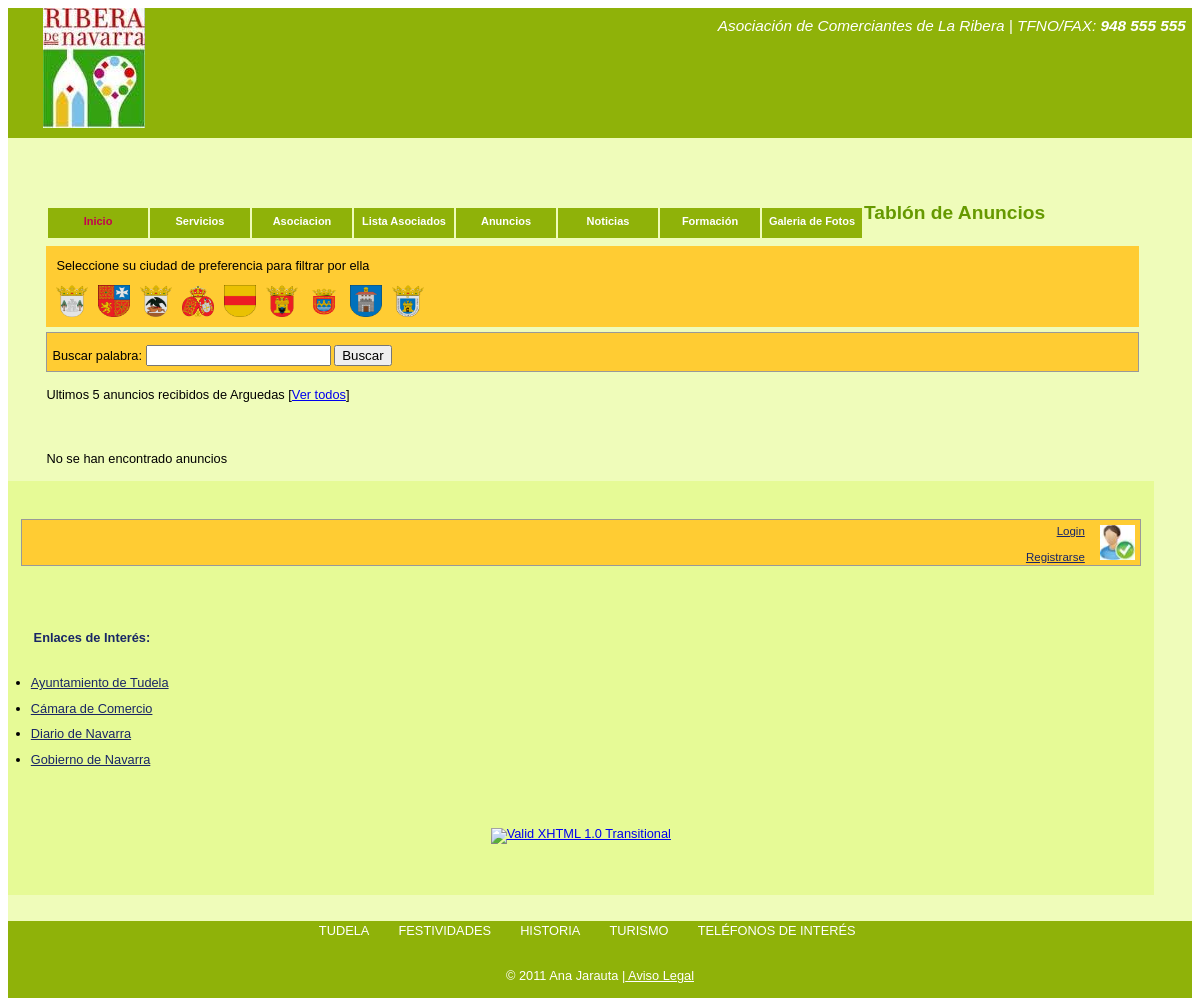
/Trabajo3/anuncios.php?ciudad=1, run on the app's committed database.
### tables this page shows
CREATE TABLE IF NOT EXISTS `ciudades` (
  `id_ciudad` int(10) unsigned NOT NULL AUTO_INCREMENT,
  `nombre_ciudad` varchar(150) NOT NULL,
  `imagen_ciudad` varchar(100) NOT NULL,
  PRIMARY KEY (`id_ciudad`)
);

### Trabajo3/librerias/recuadro_banderas_ciudad.php (the view)
<?php
if  (!isset($_COOKIE["ciudad_preferida"])) {
	?>
<div id="recuadrocookieciudad">
<div class="mensaje">Seleccione su ciudad de preferencia para filtrar por ella</div>
<?php
$ssql="Select * from ciudades where imagen_ciudad<>''";
$rs_todos_ciudad=mysql_query($ssql);
while ($fila=mysql_fetch_array($rs_todos_ciudad)) {
    echo '<div class="itemciudad">';
	echo '<a href="crea_cookie_ciudad.php?id_ciudad=' .$fila["id_ciudad"]. '">';
	echo genera_imagen_ciudad($fila["imagen_ciudad"]);
	echo "</a>";
	echo "</div>";
}
?>
</div>
<?php
} else {
	echo '<div id="recuadrocookieciudad">';
	echo "Tu cookie almacenada permite ver anuncios de " .dame_nombreciudad( $_COOKIE["ciudad_preferida"]);
	echo ' [<a href="eliminar_cookie.php">Eliminar cookie</a>]';
	echo "</div>";
}
?>

### Trabajo3/plantillas/cabecera.php (shortened to what this page needs)
<!DOCTYPE html PUBLIC "-//W3C//DTD XHTML 1.0 Transitional//EN" "http://www.w3.org/TR/xhtml1/DTD/xhtml1-transitional.dtd">
<html xmlns="http://www.w3.org/1999/xhtml">
<head>
    <link href="css/jquery.lightbox-0.5.css" rel="stylesheet" type="text/css" />
   <link rel="stylesheet" media="screen,projection" type="text/css" href="<?php echo $raiz; ?>css/calendar-green.css" />
    <link rel="stylesheet" type="text/css" href="http://yui.yahooapis.com/2.5.2/build/reset-fonts-grids/reset-fonts-grids.css" />
     <link rel="stylesheet" media="screen,projection" type="text/css" href="<?php echo $raiz; ?>css/estilos2.css" />
</head>
<body id="pagini">
<div id="doc4" class="yui-t1">
  <div id="hd">
           <address class="direccion">
                   Asociaci&oacute;n de Comerciantes de La Ribera | TFNO/FAX: <strong> 948 555 555</strong>
                    <p><span id="reloj">&nbsp;</span></p>
	      </address>
        <div id="logo">&nbsp;
        </div>
        <br /> <br /> <br /> <br />
        <div id="Menu">
            <h5><span>Navegación del sitio</span></h5>
            <ul id="menu-horizontal">
                <li><a href="<?php echo $raiz; ?>index.php" id="actual" title="Inicio" accesskey="I">Inicio</a></li>
                <li><a href="<?php echo $raiz; ?>Servicios.php" title="Servicios" accesskey="S">Servicios</a></li>
                <li><a href="#" title="Asociación" accesskey="A">Asociacion</a>
                 </li>
                <li><a href="<?php echo $raiz; ?>Ver_Asociados.php" title="Lista de Socios" accesskey="L">Lista Asociados</a></li>
                <li><a href="#" title="Anuncios" accesskey="A">Anuncios</a>
                 </li>
                <li><a href="<?php echo $raiz; ?>misnews.php" title="Noticias" accesskey="N">Noticias</a></li>
                <li><a href="<?php echo $raiz; ?>formacion.php" title="Formación" accesskey="F">Formación</a></li>
                <li><a href="<?php echo $raiz; ?>galeria.php" title="Galeria" accesskey="G">Galeria de Fotos</a></li>
            </ul>
 </div>
</div>
 <div id="bd">
    <div id="yui-main">
      <div class="yui-b" id="contenido">
       <h1 class="titulo"> <?php parametro_plantilla(titulo_pagina);	?></h1>

### Trabajo3/librerias/funciones.php (shortened to what this page needs)
<?php
function parametro_plantilla($variable){
  if (isset($GLOBALS[$variable])) {
		  echo $GLOBALS[$variable];
	  } else {
		  echo "No hay dato cargado" . $variable;
	  }
}
function dame_nombreciudad($id) {
	  $sql= "Select nombre_ciudad from ciudades where id_ciudad=". $id;
	  $rs= mysql_query($sql);
	  if (mysql_numrows($rs)>0) {
	    $fila= mysql_fetch_array($rs);
	    return $fila["nombre_ciudad"];
	  }
	  	return " ciudad desconocido";
}
function genera_imagen_ciudad($archivo) {
	$nombre=explode('.',$archivo);
	$a='<img border="0" src="imagenes/' . $archivo. '" title="' . $nombre[0] . '" width="32" height="32" alt="bandera" />';
	return	 $a;
}
	function checkLogin() {
		return false;
	}
?>

### Trabajo3/anuncios.php (shortened to what this page needs)
<?php
$raiz="./";
include_once("librerias/funciones.php");
 include_once("plantillas/cabecera.php");
   include_once("librerias/recuadro_banderas_ciudad.php");
 ?>
<form action="anuncios.php" method="post">
<div id="Asociados">
Buscar palabra: <input name="palabra" id="palabra" />
<input type="submit" name="buscador" value="Buscar" />
</div>
</form>
<?php
$filtro="";
$sql="";
$start=isset($_GET["start"])?(int) $_GET["start"]:0;
$hoy=date('Y-m-d');
 if (isset($_GET["ciudad"]) && ctype_digit($_GET["ciudad"]) ) {
	   if ($filtro=="") {
		   $filtro = "  ciudades.id_ciudad=" . $_GET["ciudad"];
	   }else {
		 $filtro .= " and  ciudades.id_ciudad=". $_GET["ciudad"];
	   }
	   $ciudad=$_GET["ciudad"];
 }
  if ($sql!="") {
	  if ($filtro=="") {
		  $sql.= " order by Puntos";
	  }else {
		  $sql.= " and ". $filtro . " order by Puntos";
	  }
	 echo "<p> Anuncios que contienen la/s palabra/s " . $_POST['palabra']. '  [<a href="eliminar_cookie.php">Ver todos</a>]' . "</p> <br />";
  } else {
	   if ($filtro=="") {
		 $sql="Select * from anuncios, ciudades where fbaja>'$hoy' and anuncios.id_ciudad= ciudades.id_ciudad  order by anuncios.falta desc ";
		 echo "<p> Ultimos 5 anuncios recibidos de todas las ciudades...." . '  [<a href="eliminar_cookie.php">Ver todos</a>]' . "</p> <br />";
	   }else {
		  $sql="Select * from anuncios, ciudades where fbaja>'$hoy' and anuncios.id_ciudad= ciudades.id_ciudad and " . $filtro . " order by anuncios.falta desc ";
  	      echo "<p> Ultimos 5 anuncios recibidos de " ;
	      echo dame_nombreciudad( $ciudad). '  [<a href="eliminar_cookie.php">Ver todos</a>]' ."</p> <br />";
	   }
  }
$rs= mysql_query($sql);
if (mysql_numrows($rs)>0) {
   while ($fila=mysql_fetch_array($rs)) {
	   echo "<div class='lineaanuncio'>";
	   echo "<p><b>". $fila["titulo_anuncio"] . "</b><br />";
	  echo  $fila["cuerpo_anuncio"] . "</p>";
	  echo "<div class='datosadicionales'>";
	  echo '<a href="anuncios.php?ciudad=' . $fila["id_ciudad"] . '" >'. genera_imagen_ciudad($fila["imagen_ciudad"]).  '</a>';
	  echo "<br />". $fila["nombre_ciudad"];
	  echo "</div>";
	  if ( $_SESSION["tipo"]=='ad') {
	      echo '[<a href="borrar_anuncio.php?id='. $fila["id_anuncio"] . '">Borrar</a>]';
	  }
	  echo "</div>";
   }
   ?>
   <div style="width:30em;margin-top:20px; text-align:center;">
  <?php if ($start>0) {?>
   <a class="avanzar" href="anuncios.php?start=<?php echo max($start-PAGE_SIZE_ANUN,0) ?> ">&lt;&lt;P&aacute;gina anterior</a>
  <?php } ?>
  &nbsp;
  <?php if ($start+ PAGE_SIZE_ANUN< $totalRows) {?>
   <a class="avanzar" href="anuncios.php?start=<?php echo min($start+PAGE_SIZE_ANUN,$totalRows) ?> ">P&aacute;gina siguiente&gt;&gt;</a>
  <?php } ?>
  </div>
<?php
} else {
	echo "<p> No se han encontrado anuncios </p>";
}
 include_once("plantillas/lateral.php");
 include_once("plantillas/pie.php");
?>

### Trabajo3/plantillas/lateral.php (shortened to what this page needs)
 </div>
 </div>
<div class="yui-b" id="barralateral">
      <div id="menu_horizontal_derecha"><?php
                if (!checkLogin()) {
					?>
                    <div class="cajalogin">
                   <img class="login" src="<?php echo $raiz; ?>imagenes/usuarioacceso.jpg" width="35" height="35" alt="dibujo usuario" />
                   <a href="<?php echo $raiz; ?>registrarse/login.php">Login</a><br/><br/>
                   <a href="<?php echo $raiz; ?>registrarse/register.php">Registrarse</a>
                  </div>
                <?php
				} else {?>
				<a href="<?php echo $raiz; ?>registrarse/desconectarse.php">Salir</a>
				<?php }?>
				</div><br/>
      <br/>
      <br/>
       <h3>Enlaces de Inter&eacute;s:</h3>
			<ul class="enlaces">
                <li><a href="http://www.tudela.es/cas/index.asp" title="Ayuntamiento de Tudela">Ayuntamiento de Tudela</a></li>
				<li><a href="#" title="Cámara de Comercio">C&aacute;mara de Comercio</a></li>
			    <li><a href="http://www.diariodenavarra.es" title="Diario de Navarra">Diario de Navarra</a></li>
                <li><a href="#" title="Gobierno de Navarra">Gobierno de Navarra</a></li>
			</ul>
            <br />
            <br />
                <p class="centrar" ><a href="http://validator.w3.org/check?uri=referer"><img
                    src="http://www.w3.org/Icons/valid-xhtml10"
                    alt="Valid XHTML 1.0 Transitional" height="31" width="88"
                     title="¡XHTML 1.0 Transitional V&aacute;lido!" />     </a>  </p>
                <br />
    </div>
  </div>

### Trabajo3/plantillas/pie.php
 <div id="ft">
  <div class="menu02">
        <ul class="centrar">
        <li><a href="http://www.ciudadtudela.com/comienzo.htm" title="Página Web de Tudela">TUDELA</a></li>
        <li><a href="http://www.ciudadtudela.com/patronal.htm" title="Festividades de Tudela">FESTIVIDADES</a></li>
        <li><a href="http://www.ciudadtudela.com/menuhist.htm" title="Historia de Tudela">HISTORIA</a></li>
        <li><a href="http://www.tudela.es/cas/turismo/03index.asp" title="Turismo por Tudela">TURISMO</a></li>
        <li><a href="http://www.ciudadtudela.com/interes/index.htm" title="Telefonos de Interés">TEL&Eacute;FONOS DE INTER&Eacute;S</a></li>
        </ul>
    <br />
    </div>
        <p id="copyright">&copy; 2011 Ana Jarauta |<a class="aviso" href="css/avisolegal.doc" title="Aviso Legal"> Aviso Legal</a></p>
  </div>
</div>
</body>
</html>

### Trabajo3/css/estilos2.css (style rules this page uses)
body { font: 0.8em/1em Verdana, Arial, Helvetica, sans-serif; outline-style: none; }
#hd { position: relative; height:130px; background: #8FB209; }
#bd { margin: 0; padding: 3em 3em 2em 0em; background: #EFFCBA; text-align:justify; }
#contenido { background: #f1f2ea; padding:0 15px 0 3em; background: #EFFCBA; text-align:justify; font: 1em/1.5em Verdana, Arial, Helvetica, sans-serif; }
#barralateral { padding: 3em 1em 2em 1em; background-color: #E6FA96 ; }
#ft { color: #FFF; text-align: center; background-color:#8FB209; height:70px; padding:0.3em ; }
.titulo { color:#690; }
#hd .direccion { text-align:right; padding-right:0.4em; font-size:1.2em; }
#reloj { text-align:right; padding-right:0.4em; font-size:1em; color:#fff; line-height:2.2858; background-color:transparent; }
#hd address { color:#fff; line-height:2.2858; background-color:transparent; }
#hd strong { color:#fff; }
#hd #logo { position: absolute; top: 0; left: 35px; margin: 0; padding:0; background: #8FB209 url("../imagenes/logoRibera.jpg") no-repeat; width: 102px; height:120px; }
ul#menu-horizontal li { float: left; display: inline; position: relative; }
#menu-horizontal li { margin:0 ; margin-right:2px; width:100px; height: 22px; text-align:center; background:#8FB209; list-style:none; padding:7px 0 1px 0; }
#menu-horizontal li a { font:bold 11px Arial, Helvetica, sans-serif; color:#FFF; text-decoration:none; display:block; }
#pagini a#actual:link { color: #C5014F; }
#menu_horizontal_derecha a { float:right; color: #192666; }
#menu_horizontal_derecha img { float:right; }
#barralateral h3 { font-size: 1em; color:#192666; font-weight:bold; padding-left:1em; padding-bottom:1.5em; }
.enlaces { list-style-type:disc; margin: 10px; padding: 0px; }
.enlaces li a { margin:0; font-size: 1em; padding-bottom:1em; color:#192666; width: 100%; display: block; }
.menu02 ul { margin:0; padding:0; height: 20px; text-align:center; }
.menu02 ul li { list-style: none; display: inline; }
.menu02 ul li a { color: #FFFFFF; text-decoration:none; margin-right:2em; }
#contenido h1 { font-size: 1.5em; padding-bottom:0.3em; padding-top:0.5em; line-height:1.5em; }
.centrar { text-align:center; }
.aviso { color: #FFFFFF; }
#recuadrocookieciudad { background-color:#FC3; padding:10px; overflow:hidden; }
.itemciudad { float:left; margin-right: 10px; }
#recuadrocookieciudad .mensaje { margin-bottom: 10px; }
.cajalogin { padding:5px; border:1px #999999 solid; background-color:#FC3; height: 35px; margin-bottom: 15px; font-size:0.9em; overflow:hidden; }
.login { margin-left:15px; }
#Asociados { margin: 5px 0 10px 0; padding:5px; border:1px #999999 solid; overflow:hidden; background-color:#FC3; }
input { float: none; margin:0.5em 0 0em 0; width: auto; }

### data on the page
ciudades: imagen_ciudad (picture), nombre_ciudad "Arguedas"
ciudades: imagen_ciudad (picture)
ciudades: imagen_ciudad (picture)
ciudades: imagen_ciudad (picture)
ciudades: imagen_ciudad (picture)
ciudades: imagen_ciudad (picture)
ciudades: imagen_ciudad (picture)
ciudades: imagen_ciudad (picture)
ciudades: imagen_ciudad (picture)

### other printed values
$GLOBALS[$variable] "Tablón de Anuncios"
